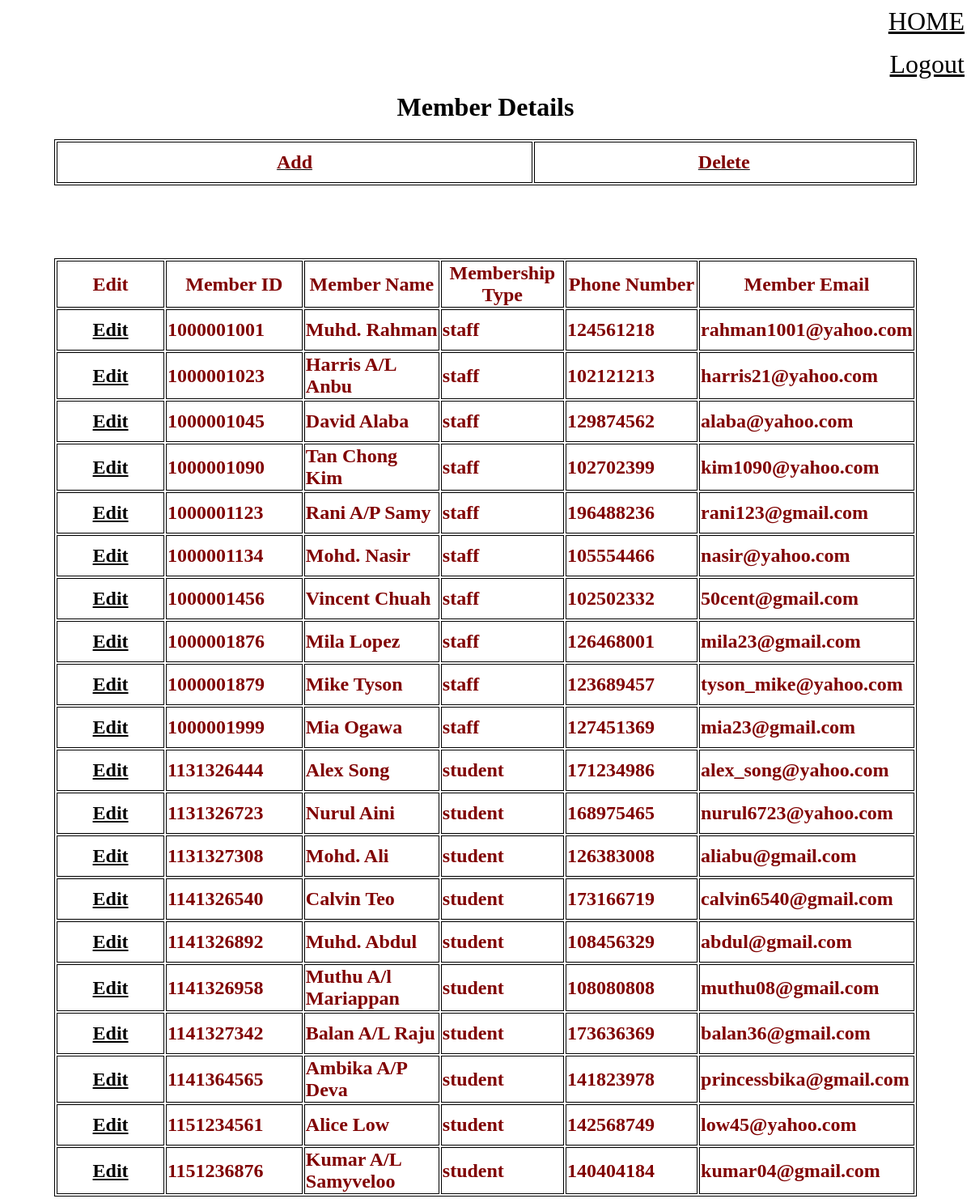
Screenshot of /membership.php (signed in) with the database file from the repository.
### tables this page shows
CREATE TABLE IF NOT EXISTS `member` (
  `member_id` int(10) NOT NULL,
  `member_name` varchar(25) DEFAULT NULL,
  `member_password` varchar(35) DEFAULT NULL,
  `membership_type` varchar(50) DEFAULT NULL,
  `phone_num` int(12) DEFAULT NULL,
  `member_email` varchar(50) DEFAULT NULL
);

### membership.php (the view, shortened to what this page needs)
<html>
<head>
  <?php
   include 'db_connect.php';
  $result = mysql_query("SELECT `member_id`, `member_name`, `membership_type`, `phone_num`, `member_email`
    FROM `member` order by `member_id`",$link) or die("Database Error");
  ?>
</head>
<body background="image/back.jpg">
  <p align="right"><font size="6" face="Georgia" color="#000000">
	<a href="admin_page.php">HOME</a></font></p>
  <p align="right"><font size="6" face="Georgia" color="#000000">
  <a href="logout.php">Logout</a></font></p>
<h1 >Member Details</details></details></h1>
  <table border="1" width="90%" id="table1" height="50" align=center>
    <tr>
      <td height="5" align="center" width="20%"><a href="admin_register_member.php"><STRONG>
      <FONT color=#800000 size="5">Add</FONT></STRONG>
      </td>
      <td width="16%" height="51" align="center">
<a href="admin_delete_member.php">
<font size="5"><STRONG><B>
  <FONT
 color=#800000 size="5">Delete</FONT></B></STRONG></font></td>
    </tr>
</table>
<br>
<br>
<br>
<br>
<br>
<table border="1" width="90%" id="table1" height="50" align=center>
  <tr>
    <td height="51" align="center" width="20%"><STRONG>
    <FONT
color=#800000 size="5">Edit</FONT></STRONG>
    </td>
    <td height="51" align="center" width="20%"><STRONG>
    <FONT
color=#800000 size="5">Member ID</FONT></STRONG>
    </td>
    <td height="51" align="center" width="20%"><STRONG><B>
<FONT
color=#800000 size="5">Member Name</FONT></B></STRONG></td>
    <td width="16%" height="51" align="center">
<font size="5"><STRONG><B>
<FONT
color=#800000 size="5">Membership Type</FONT></B></STRONG></font></td>
<td height="51" align="center" width="20%"><STRONG>
<FONT
color=#800000 size="5">Phone Number</FONT></STRONG>
</td>
<td height="51" align="center" width="20%"><STRONG><B>
<FONT
color=#800000 size="5">Member Email</FONT></B></STRONG></td>
<tr>
  <?php
  while($row = mysql_fetch_array($result, MYSQL_BOTH))
  {
  ?>
  <td height="51" align="center" width="20%"><STRONG><B>
<FONT color=#800000 size="5"><?php echo "<a href='update_book.php?edit=$row[0]'>Edit</a>"; ?></FONT></B></STRONG></td>
  <td>
    <font size="5"><STRONG><B>
    <FONT
    color=#800000 size="5"><?php
    echo $row[0];
    ?></FONT></B></STRONG></font>
  </td>
  <td>
    <font size="5"><STRONG><B>
    <FONT
    color=#800000 size="5"><?php
    echo $row[1];
    ?></FONT></B></STRONG></font>
  </td>
  <td>
    <font size="5"><STRONG><B>
    <FONT
    color=#800000 size="5"><?php
    echo $row[2];
    ?></FONT></B></STRONG></font>
  </td>
  <td>
    <font size="5"><STRONG><B>
    <FONT
    color=#800000 size="5"><?php
    echo $row[3];
    ?></FONT></B></STRONG></font>
  </td>
  <td>
    <font size="5"><STRONG><B>
    <FONT
    color=#800000 size="5"><?php
    echo $row[4];
    ?></FONT></B></STRONG></font>
  </td>
</tr>
<?php
}
?>
</table>
</body>
</html>

### db_connect.php (shortened to what this page needs)
<!DOCTYPE HTML PUBLIC>
<html>
<head>
</head>
<body>
</body>
</html>

### membership.php (style rules this page uses)
h1 { text-align:center; margin-top:0; }
table, th, td { border:1px solid black; }
a:link { color: black; }

### rows the page displays
member: member_id "1000001001", member_name "Muhd. Rahman", membership_type "staff", phone_num "124561218", member_email "rahman1001@yahoo.com"
member: member_id "1000001023", member_name "Harris A/L Anbu", membership_type "staff", phone_num "102121213", member_email "harris21@yahoo.com"
member: member_id "1000001045", member_name "David Alaba", membership_type "staff", phone_num "129874562", member_email "alaba@yahoo.com"
member: member_id "1000001090", member_name "Tan Chong Kim", membership_type "staff", phone_num "102702399", member_email "kim1090@yahoo.com"
member: member_id "1000001123", member_name "Rani A/P Samy", membership_type "staff", phone_num "196488236", member_email "rani123@gmail.com"
member: member_id "1000001134", member_name "Mohd. Nasir", membership_type "staff", phone_num "105554466", member_email "nasir@yahoo.com"
member: member_id "1000001456", member_name "Vincent Chuah", membership_type "staff", phone_num "102502332", member_email "50cent@gmail.com"
member: member_id "1000001876", member_name "Mila Lopez", membership_type "staff", phone_num "126468001", member_email "mila23@gmail.com"
member: member_id "1000001879", member_name "Mike Tyson", membership_type "staff", phone_num "123689457", member_email "tyson_mike@yahoo.com"
member: member_id "1000001999", member_name "Mia Ogawa", membership_type "staff", phone_num "127451369", member_email "mia23@gmail.com"
member: member_id "1131326444", member_name "Alex Song", membership_type "student", phone_num "171234986", member_email "alex_song@yahoo.com"
member: member_id "1131326723", member_name "Nurul Aini", membership_type "student", phone_num "168975465", member_email "nurul6723@yahoo.com"
member: member_id "1131327308", member_name "Mohd. Ali", membership_type "student", phone_num "126383008", member_email "aliabu@gmail.com"
member: member_id "1141326540", member_name "Calvin Teo", membership_type "student", phone_num "173166719", member_email "calvin6540@gmail.com"
member: member_id "1141326892", member_name "Muhd. Abdul", membership_type "student", phone_num "108456329", member_email "abdul@gmail.com"
member: member_id "1141326958", member_name "Muthu A/l Mariappan", membership_type "student", phone_num "108080808", member_email "muthu08@gmail.com"
member: member_id "1141327342", member_name "Balan A/L Raju", membership_type "student", phone_num "173636369", member_email "balan36@gmail.com"
member: member_id "1141364565", member_name "Ambika A/P Deva", membership_type "student", phone_num "141823978", member_email "princessbika@gmail.com"
member: member_id "1151234561", member_name "Alice Low", membership_type "student", phone_num "142568749", member_email "low45@yahoo.com"
member: member_id "1151236876", member_name "Kumar A/L Samyveloo", membership_type "student", phone_num "140404184", member_email "kumar04@gmail.com"
